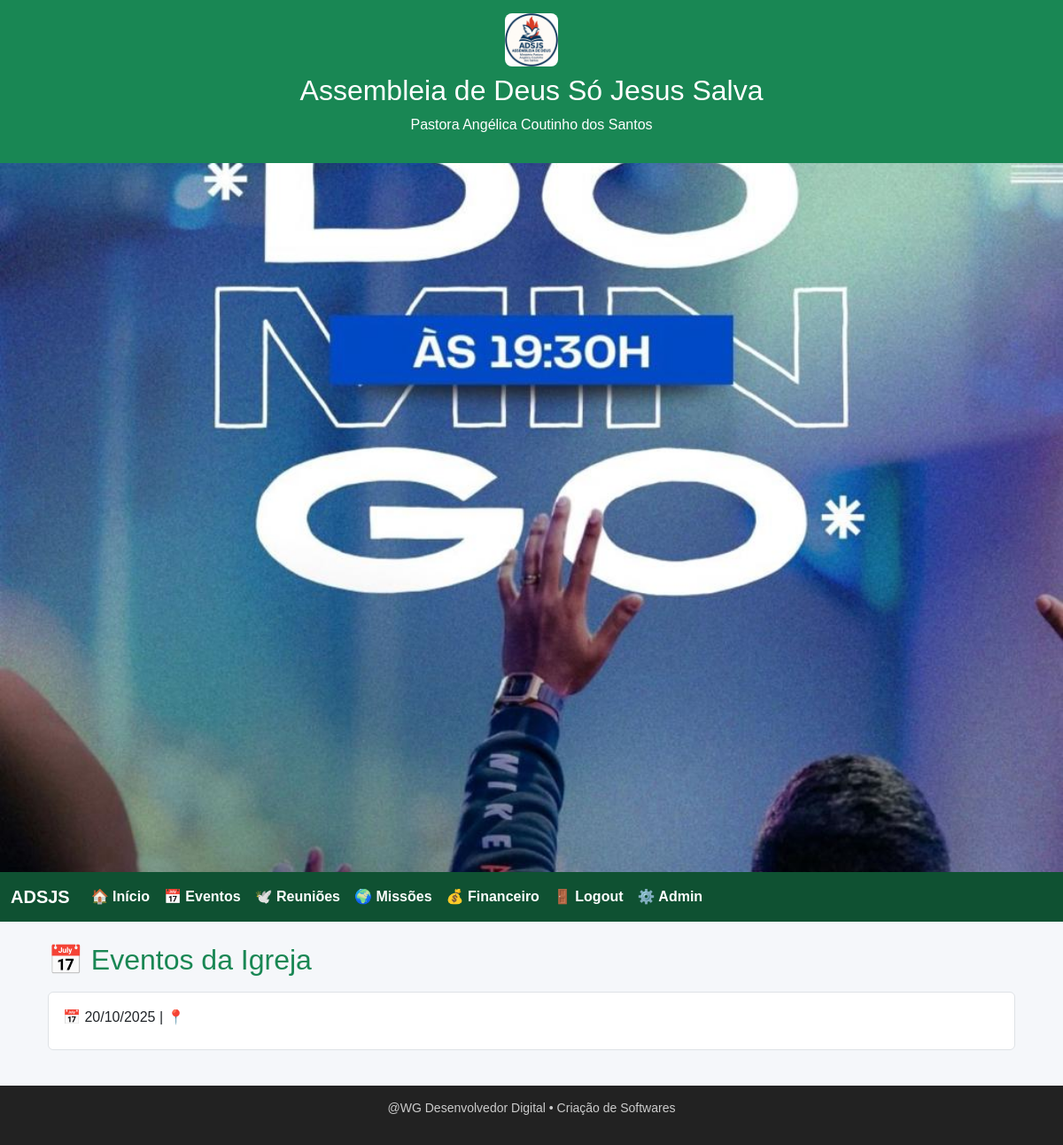
/eventos/ (signed in), run on an earlier commit of the app's database.
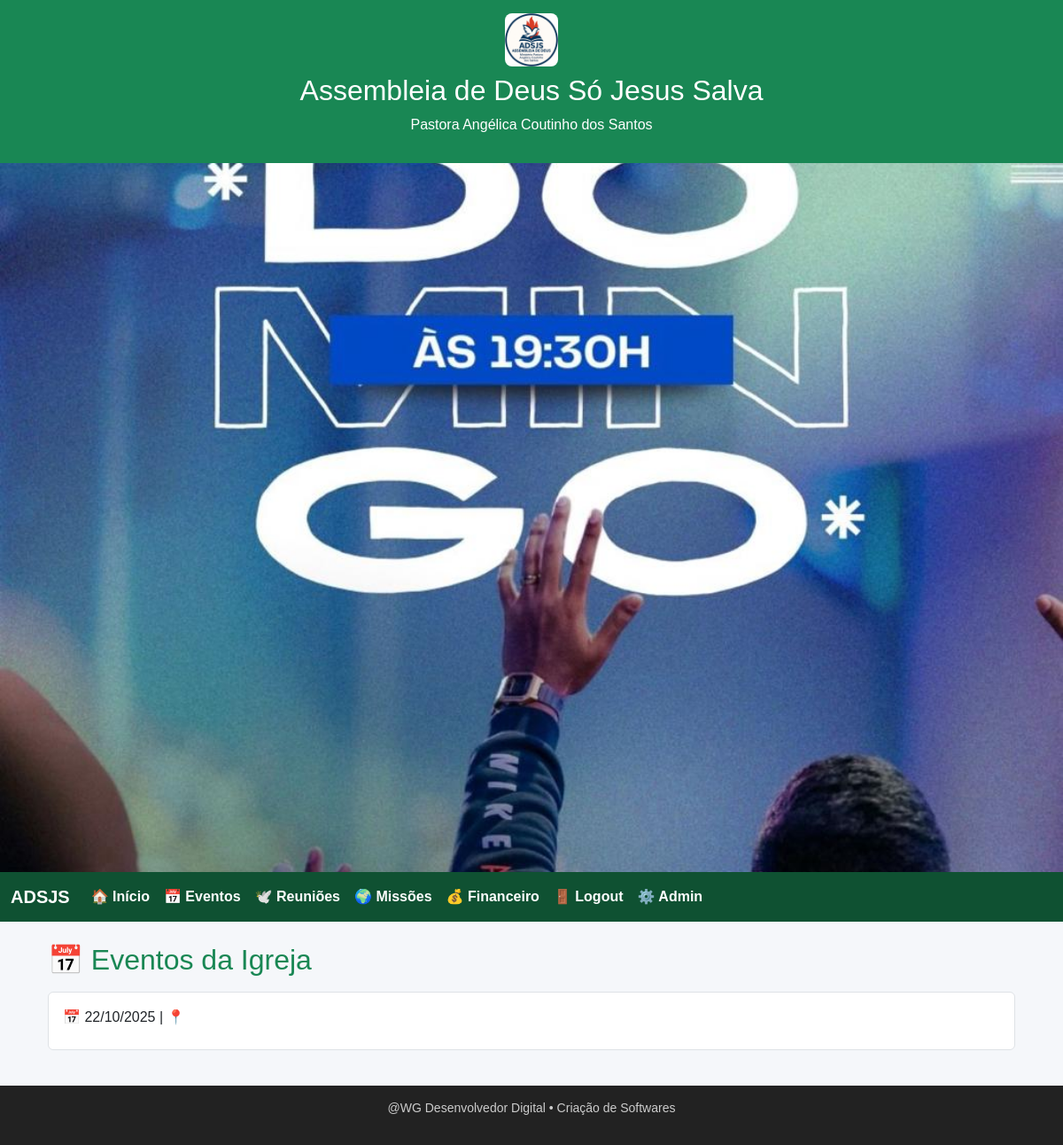
And on a later commit of the database.
### core/models.py (models this page shows, shortened)
class Evento(models.Model):
    titulo = models.CharField(max_length=100)
    descricao = models.TextField(blank=True)
    data = models.DateField()
    class Meta:
        verbose_name_plural = "Eventos"
        ordering = ["-data"]

### core/views.py (the view)
# urls.py: path('eventos/', views.eventos, name='eventos'),
@login_required
def eventos(request):
    eventos = Evento.objects.all().order_by('-data')
    return render(request, "core/eventos.html", {"eventos": eventos})

### core/context_processors.py (called while the page is built)
def site_config(request):
    try:
        from .models import ConfigPortal
        cfg = ConfigPortal.objects.first()
    except Exception:
        cfg = None
    default_logo = settings.STATIC_URL + "images/logo.png"
    default_banner = settings.STATIC_URL + "images/banner_principal.jpg"
    return {
        "igreja_nome": cfg.nome_igreja if cfg else "Assembleia de Deus Só Jesus Salva",
        "pastor_nome": cfg.pastor if cfg else "Pr. Responsável",
        "igreja_logo": cfg.logo.url if cfg and cfg.logo else default_logo,
        "igreja_banner": cfg.banner.url if cfg and cfg.banner else default_banner,
        "mensagem_boas_vindas": cfg.mensagem_boas_vindas if cfg else "Bem-vindo ao nosso portal!",
        "banner_titulo": cfg.banner_titulo if cfg else "",
        "banner_subtitulo": cfg.banner_subtitulo if cfg else "",
    }

### core/templates/core/eventos.html (shortened to what this page needs)
{% extends 'core/base.html' %}
{% block content %}
<div class="container mt-4">
  <h2 class="text-success mb-3">📅 Eventos da Igreja</h2>
  {% if eventos %}
    <div class="list-group">
      {% for evento in eventos %}
        <div class="list-group-item">
          <p>📅 {{ evento.data|date:"d/m/Y" }} | 📍 {{ evento.local }}</p>
        </div>
      {% endfor %}
    </div>
  {% else %}
    <p class="text-muted">Nenhum evento cadastrado até o momento.</p>
  {% endif %}
</div>
{% endblock %}

What changed in the data, as far as the page shows it:
removed Evento: data "20/10/2025"
added Evento: data "22/10/2025"
